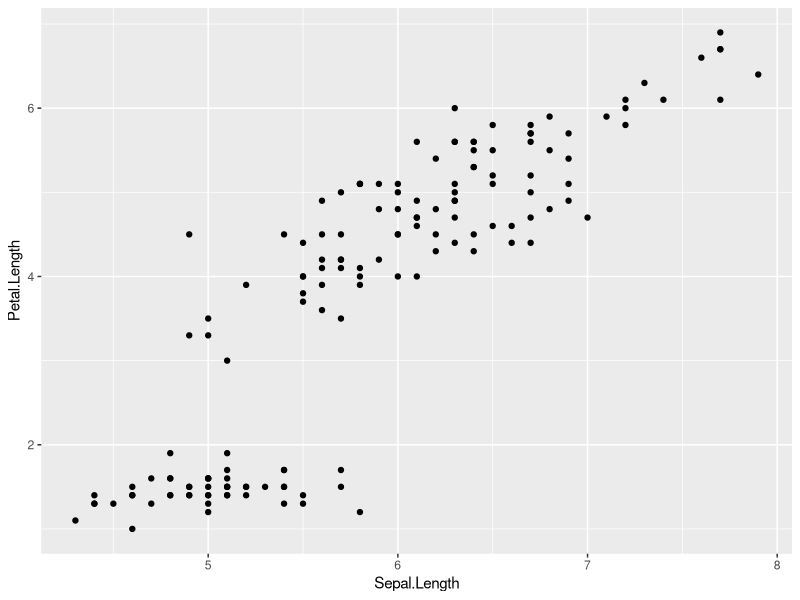
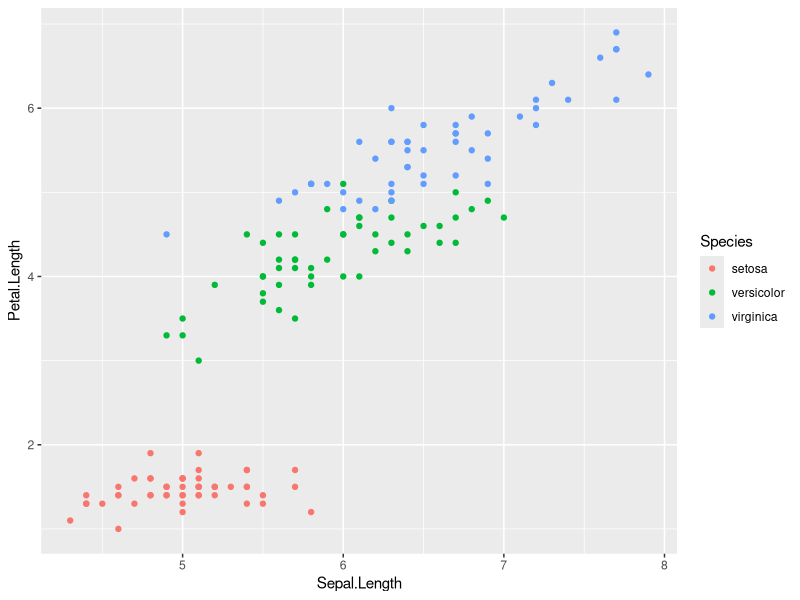
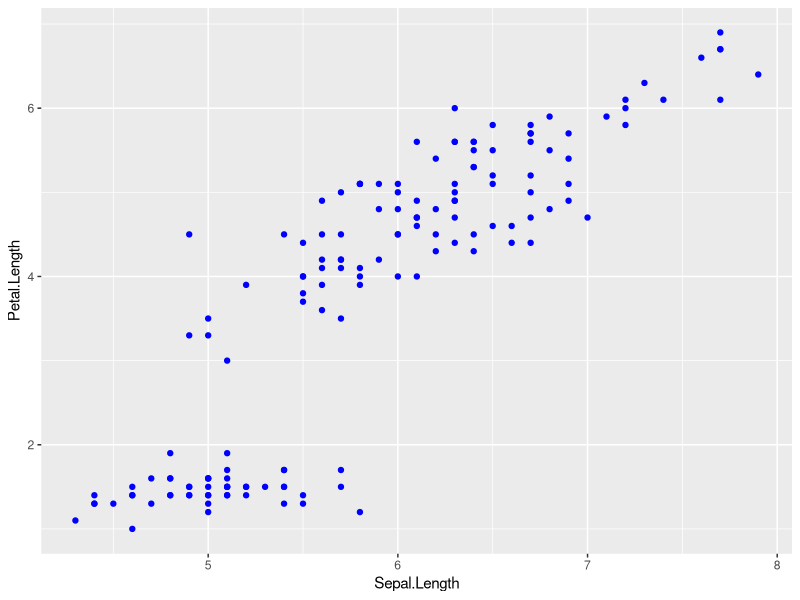
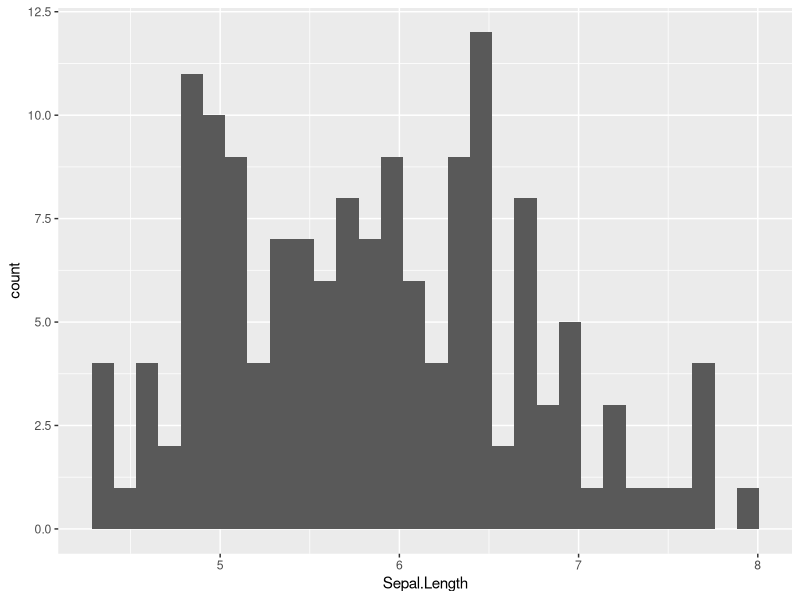
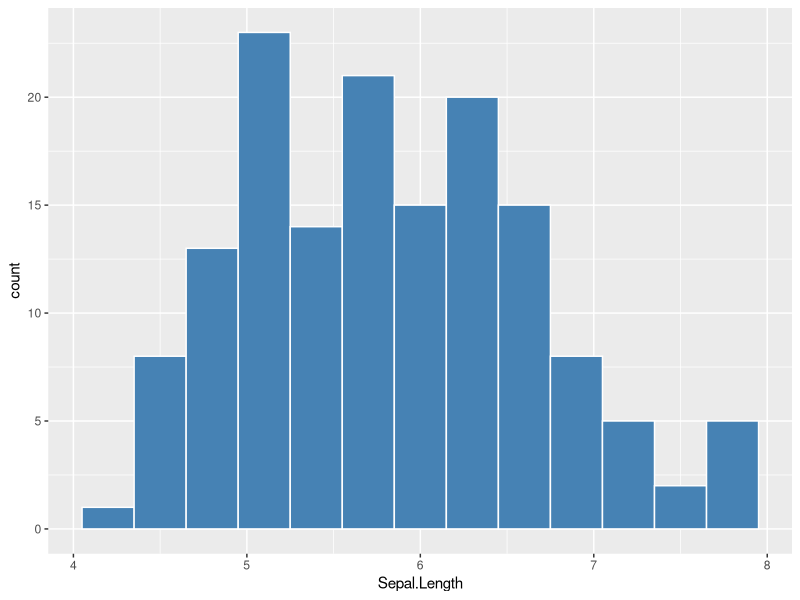
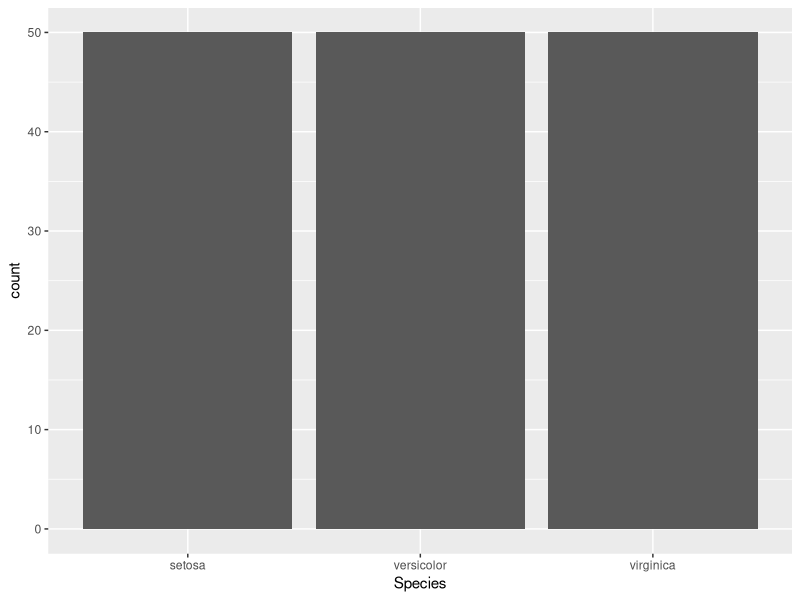
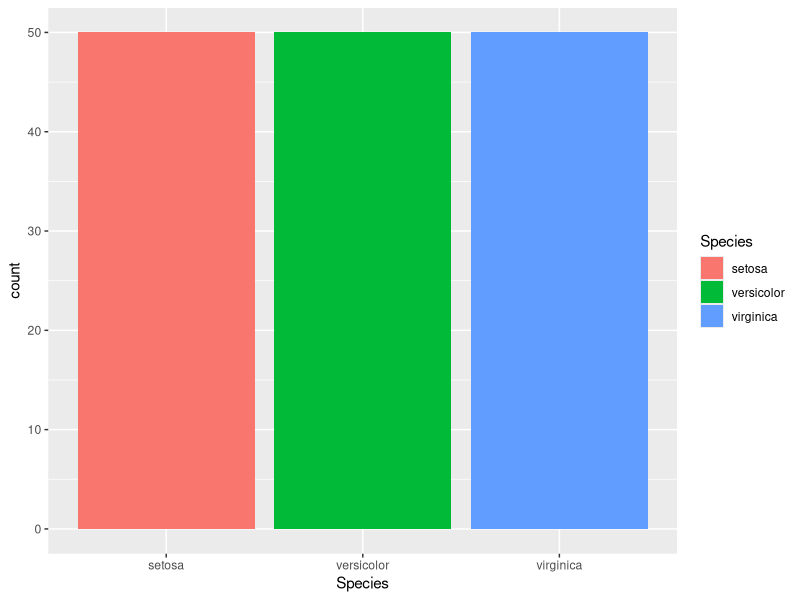
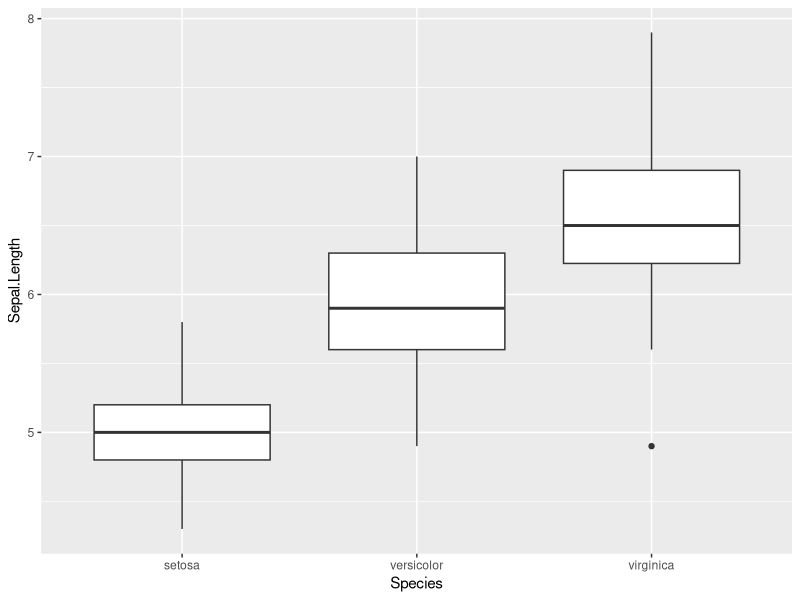

Reproduce these figures in R, in order.
## ---- chunk 1
knitr::opts_chunk$set(echo = TRUE, warning = FALSE, message = FALSE,
                      fig.width = 7, fig.height = 4)

# 図の日本語が文字化けしないようにする（ragg があるときだけ有効にする）
if (requireNamespace("ragg", quietly = TRUE)) {
  knitr::opts_chunk$set(dev = "ragg_png")
}
## ---- chunk 2
# tidyverse を読み込む（ggplot2が含まれる）
library(tidyverse)
## ---- chunk 3
# データの確認
head(iris)      # 最初の6行を表示
## ---- chunk 4
# データの概要
str(iris)
## ---- chunk 5
# 基本統計量
summary(iris)
## ---- chunk 6
ggplot(data = iris, aes(x = Sepal.Length, y = Petal.Length)) +
  geom_point()
## ---- chunk 7
ggplot(data = iris, aes(x = Sepal.Length, y = Petal.Length, color = Species)) +
  geom_point()
## ---- chunk 8
# 全部の点を青にする（aes の外）
ggplot(data = iris, aes(x = Sepal.Length, y = Petal.Length)) +
  geom_point(color = "blue")
## ---- chunk 9
ggplot(data = iris, aes(x = Sepal.Length)) +
  geom_histogram()
## ---- chunk 10
ggplot(data = iris, aes(x = Sepal.Length)) +
  geom_histogram(binwidth = 0.3, fill = "steelblue", color = "white")
## ---- chunk 11
ggplot(data = iris, aes(x = Species)) +
  geom_bar()
## ---- chunk 12
ggplot(data = iris, aes(x = Species, fill = Species)) +
  geom_bar()
## ---- chunk 13
ggplot(data = iris, aes(x = Species, y = Sepal.Length)) +
  geom_boxplot()
## ---- chunk 14
ggplot(data = iris, aes(x = Sepal.Length, y = Petal.Length, color = Species)) +
  geom_point() +
  labs(
    title = "がく片の長さと花びらの長さの関係",
    x = "がく片の長さ (cm)",
    y = "花びらの長さ (cm)",
    color = "種"
  )
